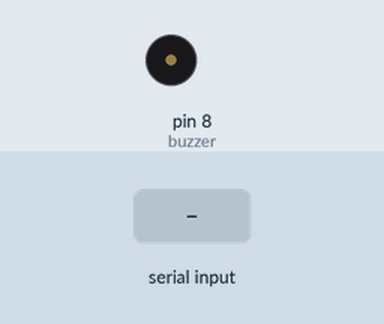
Bench run of a sketch on a simulated Arduino Uno, built with avr-gcc and run on an emulated ATmega328P. Parts: buzzer (waves = sounding). Inputs (shaded band) come from the test bench.

Above: at 1.2 s.
1.3 s: "sleepy" received over Serial
At 3.5 s:
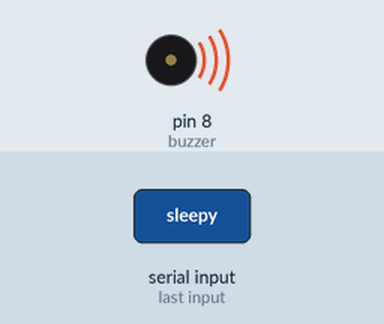
3.8 s: "stop" received over Serial
6.8 s: "yawn" received over Serial
At 10.4 s:
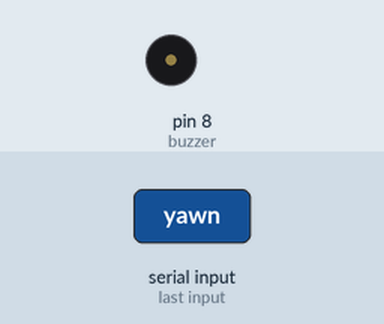
Timing chart, 0 to 15.3 s (numbered marks = the images above; inputs shaded):
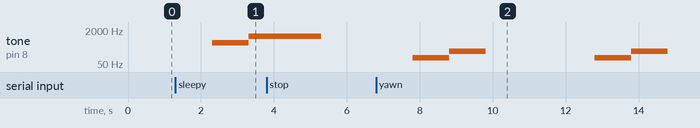

The sketch:

buzzerRelay.ino
```cpp
int buzzer = 8;
int state = 0;  // 0 = stop, 1 = sleepy, 2 = yawn

void setup() {
    pinMode(buzzer, OUTPUT);
    Serial.begin(9600);  // Initialize the serial communication
}

void loop() {
    if (Serial.available()) {
        String input = Serial.readString();  // Read the input from the serial monitor
        input.trim();                        // Remove leading and trailing whitespaces

        if (input.equals("sleepy")) {
            state = 1;  // Set state to play tones
        } else if (input.equals("yawn")) {
            // Additional behavior for "yawn" input
            state = 2;  // Set state to play tones
        } else if (input.equals("stop")) {
            state = 0;  // Set state to stop playing tones
        }
    }

    if (state == 0) {
        noTone(buzzer);  // Stop the sound
    }

    else if (state == 1) {
        tone(buzzer, 500);
        delay(1000);
        tone(buzzer, 1000);
        delay(1000);
    } else if (state == 2) {
        tone(buzzer, 100);
        delay(1000);
        tone(buzzer, 200);
        delay(1000);
        noTone(buzzer);
        delay(3000);
    }
}
```

Measured:
- after the input at 1.3 s, tone on pin 8 (buzzer): silent → 500 Hz after 1.0 s, → 1000 Hz 1.0 s later
- after the input at 6.8 s, tone on pin 8 (buzzer): plays 100 Hz for 1.0 s, 200 Hz for 1.0 s, 100 Hz for 1.0 s, 200 Hz for 1.0 s, starting after 1.0 s
